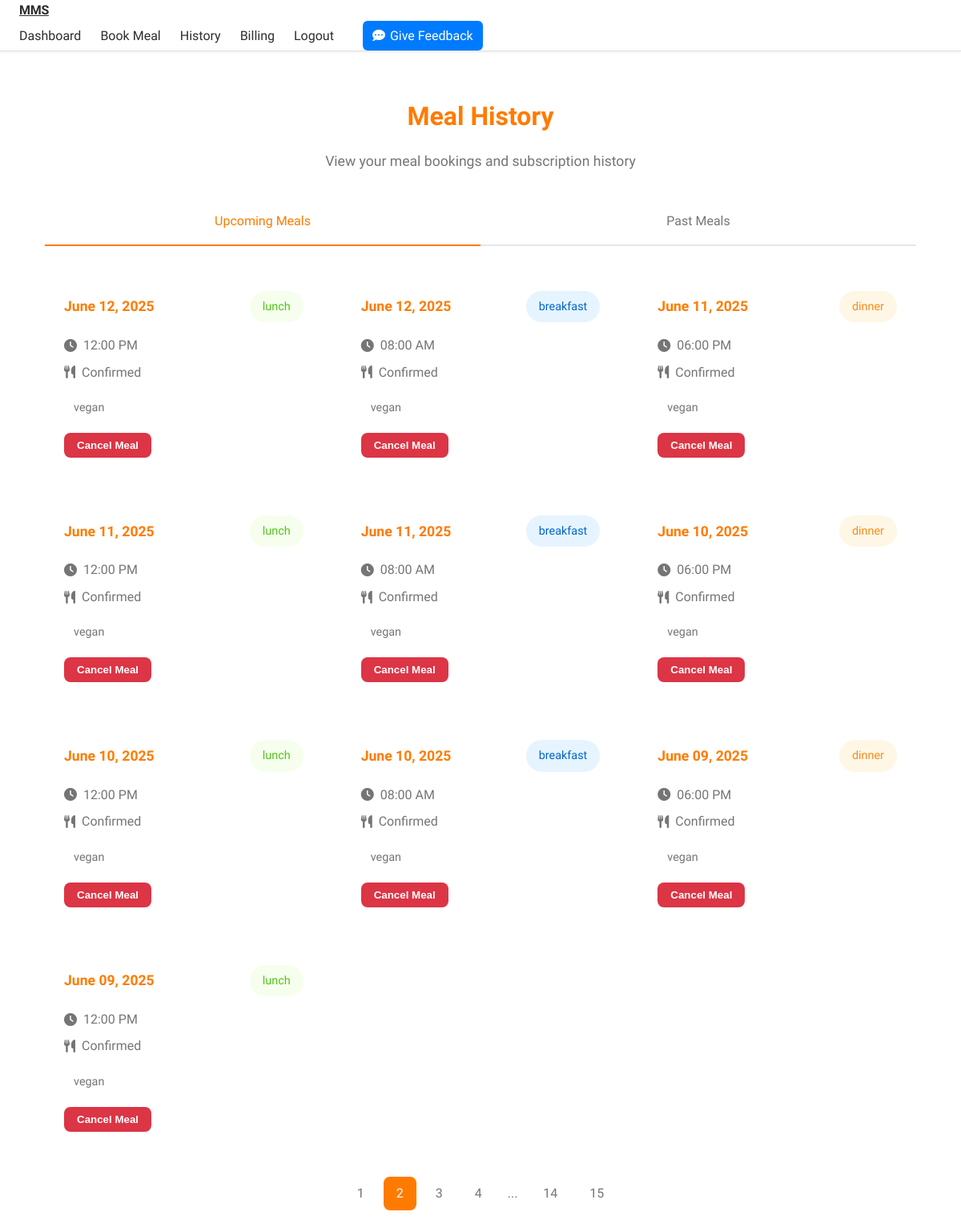
The page /meal-history?page=2 (signed in) on the database its author committed.
### models.py (models this page shows)
class Meal(db.Model):
    __tablename__ = 'meals'
    id = db.Column(db.Integer, primary_key=True)
    user_id = db.Column(db.Integer, db.ForeignKey('users.id'), nullable=False)
    meal_type = db.Column(db.String(20), nullable=False)  # breakfast, lunch, dinner
    meal_date = db.Column(db.DateTime, nullable=False)
    status = db.Column(db.String(20), default='pending')  # pending, confirmed, cancelled
    payment_status = db.Column(db.String(20), default='unpaid')  # unpaid, paid, refunded
    dietary_preferences = db.Column(db.String(200))
    created_at = db.Column(db.DateTime, default=datetime.utcnow)
    subscription_id = db.Column(db.Integer, db.ForeignKey('subscriptions.id'), nullable=True)

### routes/main.py (the view)
@main_bp.route('/meal-history')
@login_required
def meal_history():
    page = request.args.get('page', 1, type=int)
    status_filter = request.args.get('status', '')
    date_from = request.args.get('date_from', '')
    date_to = request.args.get('date_to', '')
    query = Meal.query.filter_by(user_id=current_user.id)
    if status_filter:
        query = query.filter_by(status=status_filter)
    if date_from:
        query = query.filter(Meal.meal_date >= datetime.strptime(date_from, '%Y-%m-%d'))
    if date_to:
        query = query.filter(Meal.meal_date <= datetime.strptime(date_to, '%Y-%m-%d'))
    meals = query.order_by(Meal.meal_date.desc()).paginate(
        page=page, per_page=10, error_out=False)
    return render_template('main/meal_history.html', meals=meals, now=datetime.utcnow())

### app.py (called while the page is built)
@login_manager.user_loader
def load_user(user_id):
    return User.query.get(int(user_id))

@app.before_request
def before_request():
    if current_user.is_authenticated:
        current_user.last_login = datetime.utcnow()
        db.session.commit()

### templates/main/meal_history.html (shortened to what this page needs)
{% extends "base.html" %}
{% block content %}
<div class="history-container">
    <div class="history-header">
        <h1 class="history-title">Meal History</h1>
        <p class="history-subtitle">View your meal bookings and subscription history</p>
    </div>
    <div class="history-tabs">
        <div class="history-tab active" data-content="upcoming">Upcoming Meals</div>
        <div class="history-tab" data-content="past">Past Meals</div>
    </div>
    <div id="upcoming" class="history-content active">
        <div class="meal-grid">
            {% set upcoming_meals = meals.items|selectattr('meal_date', 'ge', now)|list %}
            {% if not upcoming_meals %}
            <div class="glass-container no-meals">
                <h3>No upcoming meals</h3>
                <p>Book your next meal to see it here</p>
                <a href="{{ url_for('main.meal_booking') }}" class="action-btn">Book Now</a>
            </div>
            {% else %}
            {% for meal in upcoming_meals %}
            <div class="meal-card glass-container">
                <div class="meal-header">
                    <span class="meal-date">{{ meal.meal_date.strftime('%B %d, %Y') }}</span>
                    <span class="meal-type {{ meal.meal_type.lower() }}">{{ meal.meal_type }}</span>
                </div>
                <div class="meal-details">
                    <div class="meal-info">
                        <i class="fas fa-clock"></i>
                        <span>{{ meal.meal_date.strftime('%I:%M %p') }}</span>
                    </div>
                    <div class="meal-info">
                        <i class="fas fa-utensils"></i>
                        <span>{{ meal.status|title }}</span>
                    </div>
                    {% if meal.dietary_preferences %}
                    <div class="meal-preferences">
                        {% for pref in meal.dietary_preferences.split(',') %}
                        <span class="preference-tag">{{ pref.strip() }}</span>
                        {% endfor %}
                    </div>
                    {% endif %}
                    {% if meal.status != 'cancelled' and meal.meal_date > now %}
                    <form action="{{ url_for('main.cancel_meal', meal_id=meal.id) }}" method="POST" class="mt-3">
                        <button type="submit" class="btn btn-danger btn-sm" onclick="return confirm('Are you sure you want to cancel this meal?')">
                            Cancel Meal
                        </button>
                    </form>
                    {% endif %}
                </div>
            </div>
            {% endfor %}
            {% endif %}
        </div>
    </div>
            {% set past_meals = meals.items|selectattr('meal_date', 'lt', now)|list %}
    {% if meals.pages > 1 %}
    <div class="pagination-container">
        {% for page_num in meals.iter_pages(left_edge=2, left_current=2, right_current=2, right_edge=2) %}
        {% if page_num %}
            {% if page_num == meals.page %}
            <span class="page-item active">{{ page_num }}</span>
            {% else %}
            <a href="{{ url_for('main.meal_history', page=page_num) }}" class="page-item">{{ page_num }}</a>
            {% endif %}
        {% else %}
            <span class="page-item dots">...</span>
        {% endif %}
        {% endfor %}
    </div>
    {% endif %}
</div>
{% endblock %}

### static/css/apple.css (style rules this page uses)
:root { --primary-color: #ff7b00; --secondary-color: #4a4a4a; --success-color: #00c853; --danger-color: #ff3d00; --warning-color: #ffa000; --info-color: #00b0ff; --background: #ffffff; --card-background: #ffffff; --text-primary: #2d2d2d; --text-secondary: #757575; --border-color: #e0e0e0; --font-family: 'Inter', -apple-system, BlinkMacSystemFont, sans-serif; --font-size-xs: 0.75rem; --font-size-sm: 0.875rem; --font-size-base: 1rem; --font-size-lg: 1.125rem; --font-size-xl: 1.25rem; --font-size-2xl: 1.5rem; --spacing-xs: 0.375rem; --spacing-sm: 0.75rem; --spacing-md: 1rem; --spacing-lg: 1.5rem; --spacing-xl: 2rem; --nav-height: 64px; --container-max-width: 1280px; --border-radius-sm: 8px; --border-radius-md: 12px; --border-radius-lg: 16px; --border-radius-full: 9999px; }
body { background-color: var(--background); font-family: var(--font-family); -webkit-font-smoothing: antialiased; -moz-osx-font-smoothing: grayscale; line-height: 1.6; color: var(--text-primary); }
.btn { display: inline-flex; align-items: center; justify-content: center; padding: var(--spacing-sm) var(--spacing-lg); border-radius: var(--border-radius-md); font-weight: 600; transition: all 0.3s cubic-bezier(0.4, 0, 0.2, 1); gap: var(--spacing-sm); cursor: pointer; }

### templates/base.html (style rules this page uses)
* { margin: 0; padding: 0; box-sizing: border-box; }
body { font-family: "SF Pro Display", -apple-system, BlinkMacSystemFont, sans-serif; padding-top: calc(var(--nav-height) + var(--spacing-lg)); min-height: 100vh; background: var(--background); color: var(--text-primary); }

### templates/main/meal_history.html (style rules this page uses)
.history-container { max-width: 1200px; margin: 0 auto; padding: 2rem; }
.history-header { text-align: center; margin-bottom: 2rem; }
.history-title { color: var(--primary-color); font-size: 2rem; margin-bottom: 1rem; }
.history-subtitle { color: var(--text-secondary); font-size: 1.1rem; }
.history-tabs { display: flex; margin-bottom: 2rem; border-bottom: 2px solid #e5e7eb; }
.history-tab { flex: 1; padding: 1rem; text-align: center; cursor: pointer; font-weight: 500; color: var(--text-secondary); transition: all 0.3s ease; }
.history-tab.active { color: var(--primary-color); border-bottom: 2px solid var(--primary-color); margin-bottom: -2px; }
.history-content { display: none; }
.history-content.active { display: block; }
.meal-grid { display: grid; grid-template-columns: repeat(auto-fit, minmax(300px, 1fr)); gap: 1.5rem; margin-bottom: 2rem; }
.meal-card { padding: 1.5rem; }
.meal-header { display: flex; justify-content: space-between; align-items: center; margin-bottom: 1rem; }
.meal-date { font-size: 1.1rem; font-weight: 600; color: var(--primary-color); }
.meal-type { padding: 0.5rem 1rem; border-radius: 2rem; font-size: 0.9rem; font-weight: 500; }
.meal-type.breakfast { background: #e6f4ff; color: #0066cc; }
.meal-type.lunch { background: #f6ffed; color: #52c41a; }
.meal-type.dinner { background: #fff7e6; color: #fa8c16; }
.meal-details { margin-top: 1rem; }
.meal-info { display: flex; align-items: center; gap: 0.5rem; margin-bottom: 0.5rem; color: var(--text-secondary); }
.meal-preferences { display: flex; flex-wrap: wrap; gap: 0.5rem; margin-top: 1rem; }
.preference-tag { padding: 0.25rem 0.75rem; border-radius: 1rem; font-size: 0.9rem; background: var(--background-secondary); color: var(--text-secondary); }
.pagination-container { display: flex; justify-content: center; gap: 0.5rem; margin-top: 2rem; }
.page-item { padding: 0.5rem 1rem; border-radius: 0.5rem; background: var(--background-secondary); color: var(--text-secondary); text-decoration: none; transition: all 0.3s ease; }
.page-item.active { background: var(--primary-color); color: white; }
.page-item.dots { background: none; padding: 0.5rem; }
.btn-danger { background-color: #dc3545; color: white; border: none; padding: 0.5rem 1rem; border-radius: 0.5rem; cursor: pointer; transition: background-color 0.3s ease; }
.mt-3 { margin-top: 1rem; }

### rows shown on the page
Meal: meal_date "June 12, 2025", meal_type "lunch", meal_date "12:00 PM", status "Confirmed", strip "vegan"
Meal: meal_date "June 12, 2025", meal_type "breakfast", meal_date "08:00 AM", status "Confirmed", strip "vegan"
Meal: meal_date "June 11, 2025", meal_type "dinner", meal_date "06:00 PM", status "Confirmed", strip "vegan"
Meal: meal_date "June 11, 2025", meal_type "lunch", meal_date "12:00 PM", status "Confirmed", strip "vegan"
Meal: meal_date "June 11, 2025", meal_type "breakfast", meal_date "08:00 AM", status "Confirmed", strip "vegan"
Meal: meal_date "June 10, 2025", meal_type "dinner", meal_date "06:00 PM", status "Confirmed", strip "vegan"
Meal: meal_date "June 10, 2025", meal_type "lunch", meal_date "12:00 PM", status "Confirmed", strip "vegan"
Meal: meal_date "June 10, 2025", meal_type "breakfast", meal_date "08:00 AM", status "Confirmed", strip "vegan"
Meal: meal_date "June 09, 2025", meal_type "dinner", meal_date "06:00 PM", status "Confirmed", strip "vegan"
Meal: meal_date "June 09, 2025", meal_type "lunch", meal_date "12:00 PM", status "Confirmed", strip "vegan"

### other values the page prints
{{ page_num }} "1" "3" "4" "14" "15"
{{ page_num }} "2"
